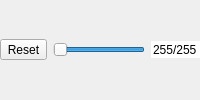
         <widget class="QWidget" name="pagePosterize">
          <layout class="QHBoxLayout" name="horizontalLayoutPosterize">
           <property name="leftMargin">
            <number>0</number>
           </property>
           <property name="topMargin">
            <number>0</number>
           </property>
           <property name="rightMargin">
            <number>0</number>
           </property>
           <property name="bottomMargin">
            <number>0</number>
           </property>
           <item>
            <widget class="QToolButton" name="posterizeReset">
             <property name="toolTip">
              <string>Reset posterization</string>
             </property>
             <property name="text">
              <string>Reset</string>
             </property>
             <property name="icon">
              <iconset resource="../icons.qrc">
               <normaloff>:/glmixer/icons/view-refresh.png</normaloff>:/glmixer/icons/view-refresh.png</iconset>
             </property>
             <property name="iconSize">
              <size>
               <width>16</width>
               <height>16</height>
              </size>
             </property>
            </widget>
           </item>
           <item>
            <widget class="QSlider" name="posterizeSlider">
             <property name="toolTip">
              <string>Adjust number of colors</string>
             </property>
             <property name="minimum">
              <number>1</number>
             </property>
             <property name="maximum">
              <number>255</number>
             </property>
             <property name="value">
              <number>255</number>
             </property>
             <property name="orientation">
              <enum>Qt::Horizontal</enum>
             </property>
             <property name="invertedAppearance">
              <bool>true</bool>
             </property>
             <property name="invertedControls">
              <bool>false</bool>
             </property>
            </widget>
           </item>
           <item>
            <widget class="QSpinBox" name="posterizeBox">
             <property name="toolTip">
              <string>Enter value</string>
             </property>
             <property name="frame">
              <bool>false</bool>
             </property>
             <property name="alignment">
              <set>Qt::AlignRight|Qt::AlignTrailing|Qt::AlignVCenter</set>
             </property>
             <property name="buttonSymbols">
              <enum>QAbstractSpinBox::NoButtons</enum>
             </property>
             <property name="correctionMode">
              <enum>QAbstractSpinBox::CorrectToNearestValue</enum>
             </property>
             <property name="keyboardTracking">
              <bool>false</bool>
             </property>
             <property name="suffix">
              <string>/255</string>
             </property>
             <property name="minimum">
              <number>1</number>
             </property>
             <property name="maximum">
              <number>255</number>
             </property>
             <property name="value">
              <number>255</number>
             </property>
            </widget>
           </item>
          </layout>
         </widget>
